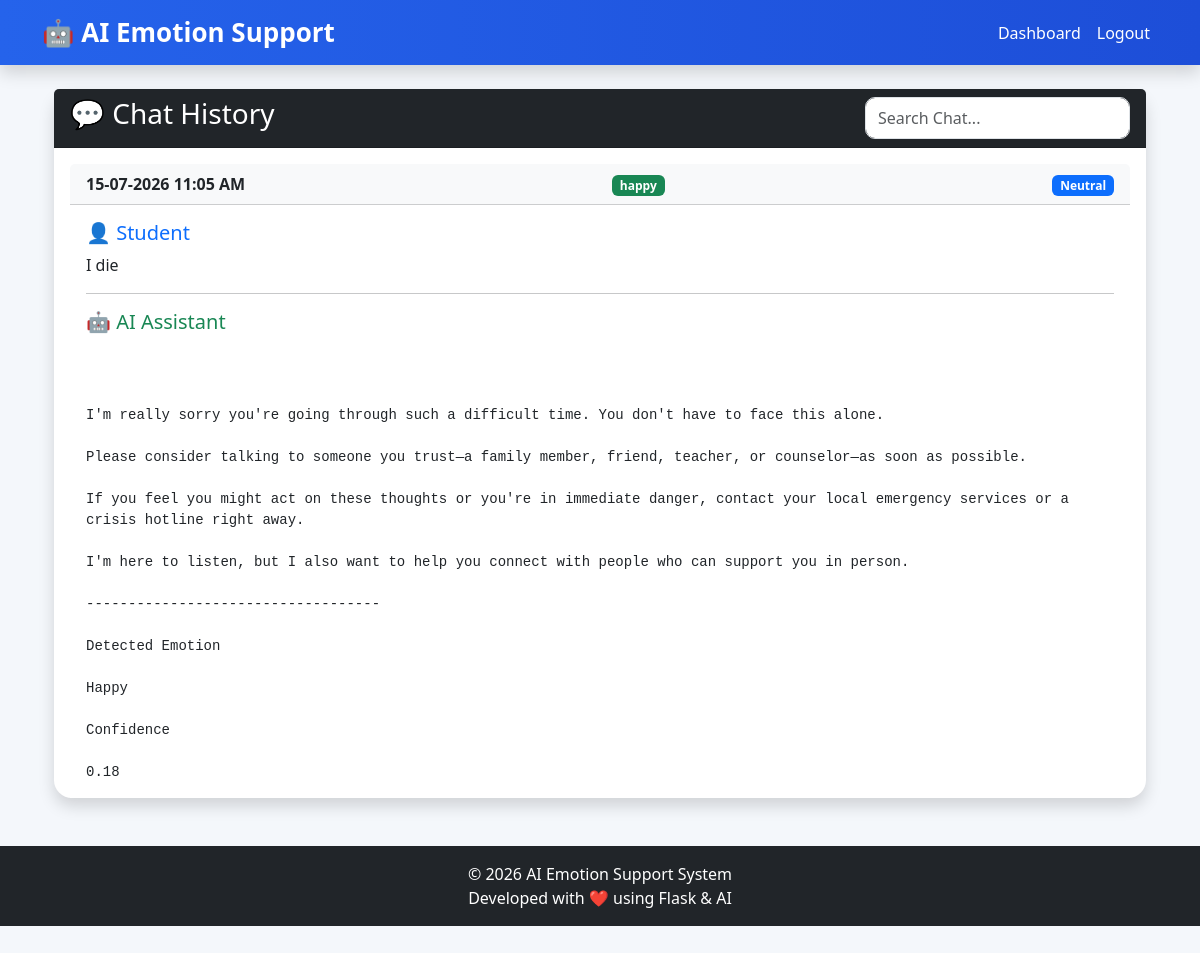
The app's page /history (signed in) with its own data.
### models/chat.py (models this page shows, shortened)
class Chat(db.Model):
    __tablename__ = "chats"
    id = db.Column(
        db.Integer,
        primary_key=True
    )
    user_id = db.Column(
        db.Integer,
        db.ForeignKey("users.id"),
        nullable=False
    )
    user_message = db.Column(
        db.Text,
        nullable=False
    )
    ai_response = db.Column(
        db.Text,
        nullable=False
    )
    emotion = db.Column(
        db.String(50),
        default="Neutral"
    )
    sentiment = db.Column(
        db.String(50),
        default="Neutral"
    )
    created_at = db.Column(
        db.DateTime,
        default=datetime.utcnow
    )
    user = db.relationship(
        "User",
        backref=db.backref(
            "chats",
            lazy=True,
            cascade="all, delete-orphan"
        )
    )

### routes/chat_routes.py (the view)
@chat.route("/history")
@login_required
def history():
    chats = Chat.query.filter_by(
        user_id=current_user.id
    ).order_by(
        Chat.created_at.desc()
    ).all()
    return render_template(
        "history.html",
        chats=chats
    )

### app.py (called while the page is built)
@login_manager.user_loader
def load_user(user_id):
    return User.query.get(int(user_id))

### templates/history.html (shortened to what this page needs)
{% extends "base.html" %}
{% block content %}
<div class="container mt-4">
    <div class="row">
        <div class="col-lg-12">
            <div class="card shadow">
                <div class="card-header bg-dark text-white">
                    <div class="d-flex justify-content-between">
                        <h3>
                            💬 Chat History
                        </h3>
                        <input
                            type="text"
                            id="search"
                            class="form-control w-25"
                            placeholder="Search Chat..."
                            onkeyup="searchChat()">
                    </div>
                </div>
                <div
                    class="card-body"
                    style="
                    max-height:650px;
                    overflow-y:auto;
                    ">
                    {% if chats %}
                        {% for chat in chats %}
                        <div class="card mb-4 border-primary history-card">
                            <div class="card-header bg-light">
                                <div class="row">
                                    <div class="col-md-6">
                                        <strong>
                                            {{ chat.created_at.strftime('%d-%m-%Y %I:%M %p') }}
                                        </strong>
                                    </div>
                                    <div class="col-md-3">
                                        <span class="badge bg-success">
                                            {{ chat.emotion }}
                                        </span>
                                    </div>
                                    <div class="col-md-3 text-end">
                                        <span class="badge bg-primary">
                                            {{ chat.sentiment }}
                                        </span>
                                    </div>
                                </div>
                            </div>
                            <div class="card-body">
                                <h5 class="text-primary">
                                    👤 Student
                                </h5>
                                <p>
                                    {{ chat.user_message }}
                                </p>
                                <hr>
                                <h5 class="text-success">
                                    🤖 AI Assistant
                                </h5>
                                <pre style="white-space:pre-wrap;">
{{ chat.ai_response }}
                                </pre>
                            </div>
                        </div>
                        {% endfor %}
                    {% else %}
                        <div class="alert alert-info">
                            No Chat History Found.
                        </div>
                    {% endif %}
                </div>
            </div>
        </div>
    </div>
</div>
{% endblock %}

### static/css/style.css (style rules this page uses)
* { margin:0; padding:0; box-sizing:border-box; font-family:'Segoe UI',Tahoma,Geneva,Verdana,sans-serif; }
body { background:#f4f7fb; color:#333; min-height:100vh; }
.card { border:none; border-radius:18px; transition:.3s; }
.form-control { border-radius:10px; }

### records on screen
Chat: created_at "15-07-2026 11:05 AM", emotion "happy", sentiment "Neutral", user_message "I die", ai_response "I'm really sorry you're going through such a difficult time. You don't have to face this alone. Please consider talking to someone you trust—a family member, friend, teacher, or counselor—as soon as possible. If you feel you might act on these thoughts or you're in immediate danger, contact your local emergency services or a crisis hotline right away. I'm here to listen, but I also want to help you connect with people who can support you in person. ----------------------------------- Detected Emotion Happy Confidence 0.18…"
